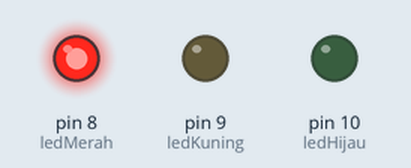
The program below on a simulated Arduino Uno, built with avr-gcc and run on an emulated ATmega328P. Parts: output pins drawn as LEDs (lit = HIGH).

Above: at 3.0 s.
At 6.2 s:
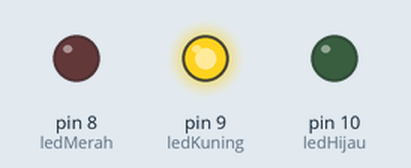
At 8.5 s:
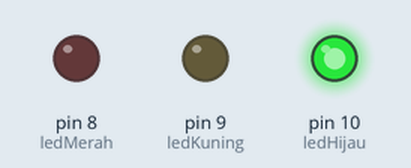
Timing chart, 0 to 14.3 s (numbered marks = the images above):
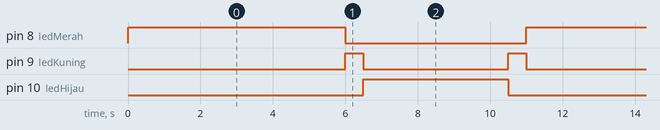

The program:

main.cpp
```cpp
#include <Arduino.h>

// Deklarasi pin LED
// Mendeklarasikan variabel konstanta integer untuk menyimpan nomor pin LED
const int ledMerah = 8;
const int ledKuning = 9;
const int ledHijau = 10;

void setup() {

// Mengatur pin-pin yang dihubungkan ke LED sebagai output.
// Hal ini berarti pin-pin tersebut dapat digunakan untuk mengendalikan LED.
pinMode(ledMerah, OUTPUT);
pinMode(ledKuning, OUTPUT);
pinMode(ledHijau, OUTPUT);
}

void loop() {

// LED Merah
// Menyalakan LED Merah selama 6 detik, kemudian mematikannya.
digitalWrite(ledMerah, HIGH);
delay(6000);
digitalWrite(ledMerah, LOW);
// LED Kuning
// Menyalakan LED Kuning selama 1/2 detik, kemudian mematikannya. digitalWrite(ledKuning, HIGH);
digitalWrite(ledKuning, HIGH);
delay(500);
digitalWrite(ledKuning, LOW);
// LED Hijau
// Menyalakan LED Hijau selama 4 detik, kemudian mematikannya.
digitalWrite(ledHijau, HIGH);
delay(4000);
digitalWrite(ledHijau, LOW);
// LED Kuning
// Menyalakan LED Kuning selama 1 detik, kemudian mematikannya. digitalWrite(ledKuning, HIGH);
digitalWrite(ledKuning, HIGH);
delay(500);
digitalWrite(ledKuning, LOW);
}
```

Measured:
- by itself, pin 8 (ledMerah): alternates HIGH for 6.0 s and LOW for 5.0 s
- by itself, pin 9 (ledKuning): repeats every 11.0 s: LOW 4.0 s, HIGH 0.50 s, LOW 6.0 s, HIGH 0.50 s
- by itself, pin 10 (ledHijau): alternates HIGH for 4.0 s and LOW for 7.0 s
